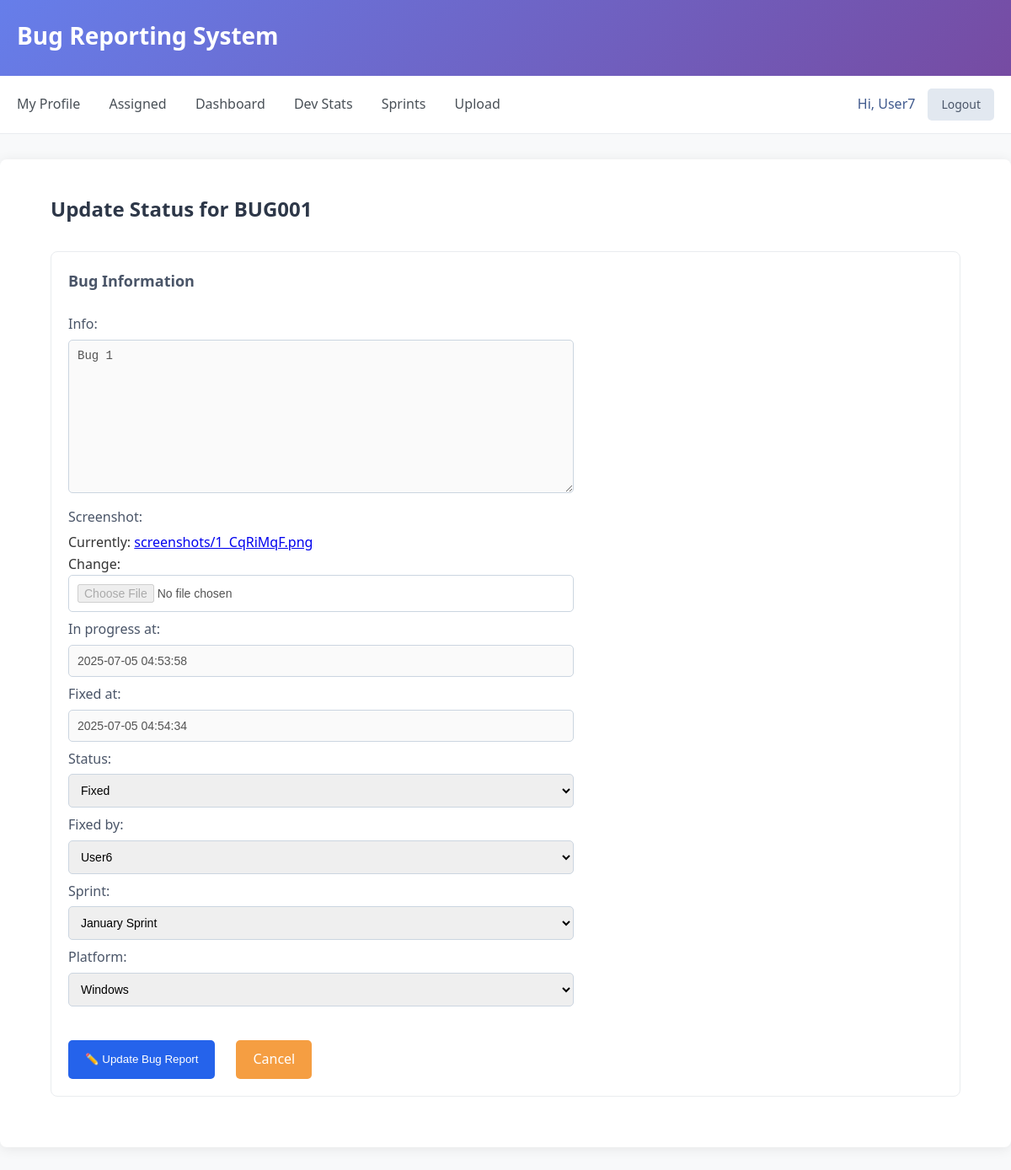
The app's page /bugs/bug/4/status/ (signed in) with its own data.
### bugs/models.py (models this page shows, shortened)
class Bug(models.Model):
    STATUS_CHOICES = [
        ('Open', 'Open'),
        ('In Progress', 'In Progress'),
        ('Fixed', 'Fixed'),
        ('Closed', 'Closed'),
    ]
    platform_choices = [
        ('windows', 'Windows'),
        ('web', 'Web'),
        ('ios', 'iOS')
    ]
    class Meta:
        permissions = [
            ('Can change status', 'Can change status'),
        ]
    bugcode = models.CharField(max_length=10, unique=True, blank=True)
    user = models.ForeignKey(User, on_delete=models.CASCADE)
    info = models.TextField()
    screenshot = models.ImageField(upload_to='screenshots/')
    created_by = models.CharField(max_length=100, editable = False)
    contact_number = models.CharField(
        max_length = 15,
        validators=[RegexValidator(r'^\+?1?\d{9,15}$', message="Enter a valid phone number.")]
    )
    created_at = models.DateTimeField(auto_now_add=True)
    updated_at = models.DateTimeField(auto_now=True)
    in_progress_at = models.DateTimeField(null=True, blank=True)
    fixed_at = models.DateTimeField(null=True, blank=True)
    status = models.CharField(max_length=20, choices=STATUS_CHOICES, default='Open')
    updated_by = models.ForeignKey(User, null=True, blank=True, on_delete=models.SET_NULL, related_name='bug_updater')
    fixed_by = models.ForeignKey(User, null=True, blank=True, on_delete=models.SET_NULL, related_name='bug_fixer')
    sprint = models.ForeignKey(Sprint, on_delete=models.CASCADE)
    platform = models.CharField(max_length=20, choices=platform_choices)

### bugs/views.py (the view, shortened to what this page needs)
# urls.py: path('bug/<int:pk>/status/', BugStatusUpdateView.as_view(), name='bug-status'),
class BugStatusUpdateView(LoginRequiredMixin, UpdateView):
    model = Bug
    form_class = BugForm
    template_name = 'bugs/bug_form.html'
    success_url = reverse_lazy('bug-list')
    def get_form_kwargs(self):
        kwargs = super().get_form_kwargs()
        kwargs['user_role'] = self.request.user.profile.role
        return kwargs
    def get_context_data(self, **kwargs):
        context = super().get_context_data(**kwargs)
        context['title'] = f"Update Status for {self.object.bugcode}"
        return context

### bugs/forms.py (shortened to what this page needs)
class BugForm(forms.ModelForm):
    class Meta:
        model = Bug
        exclude = ['bugcode', 'user', 'created_by', 'created_at', 'updated_at', 'updated_by', 'contact_number']
    def __init__(self, *args, user_role=None, **kwargs):
        super().__init__(*args, **kwargs)
        tester_fields = ['info', 'screenshot', 'status']
        developer_fields = ['fixed_by', 'sprint', 'platform', 'status']
        if user_role == 'developer':
            for field in self.fields:
                if field not in developer_fields:
                    self.fields[field].disabled = True
            self.fields['status'].choices = [
                ('Open', 'Open'),
                ('In Progress', 'In Progress'),
                ('Fixed', 'Fixed'),
            ]

### sprint/models.py (called while the page is built)
    def __str__(self):
        return self.name

### bugs/templates/bugs/bug_form.html (shortened to what this page needs)
{% extends 'base.html' %}
{% block content %}
<div style="margin-bottom: 30px;">
    <h2 style="color: #2d3748; margin-bottom: 10px;">{{ title|default:"Report a New Bug" }}</h2>
</div>
<div class="bug-card">
    <form method="post" enctype="multipart/form-data">
        <div style="margin-bottom: 25px;">
            <h3 style="color: #4a5568; margin-bottom: 20px; font-size: 18px;">Bug Information</h3>
        </div>
        {{ form.as_p }}
        <div style="display: flex; gap: 15px; margin-top: 30px; flex-wrap: wrap;">
            <button type="submit" class="btn">
                {% if form.instance.pk %}
                    ✏️ Update Bug Report
                {% else %}
                    📝 Submit Bug Report
                {% endif %}
            </button>
            <a href="{% url 'bug-list' %}" class="btn btn-secondary">Cancel</a>
        </div>
    </form>
</div>
{% endblock %}

### templates/base.html (shortened to what this page needs)
<!DOCTYPE html>
<html lang="en">
<head>
</head>
<body>
    <header class="header">
        <div class="container">
            <h1>Bug Reporting System</h1>
        </div>
    </header>
    <nav class="nav">
        <div class="container">
            <div style="display: flex; justify-content: space-between; align-items: center; flex-wrap: wrap;">
                <div>
                    {% if user.is_authenticated %}
                        {%if perms.users.view_profile%}
                            <a href="{% url 'profile-view' %}">My Profile</a>
                        {% endif %}
                        {% if user.profile.role != 'tester' %}
                            <a href="{% url 'my-assigned-bugs' %}">Assigned</a>
                        {% endif %}
                        <a href="{% url 'bug-list' %}">Dashboard</a>
                        {% if user.profile.role != 'tester' %}
                            <a href="{% url 'developer-stats' %}">Dev Stats</a>
                            <a href="{% url 'sprint_list' %}">Sprints</a>
                        {% endif %}
                        <a href="{% url 'bug-upload' %}">Upload</a>
                    {% endif %}
                </div>
                <div style="display: flex; align-items: center; gap: 15px;">
                    {% if user.is_authenticated %}
                        <span style="color:rgb(63, 89, 141); font-weight: 500;">Hi, {{ user.username }}</span>
                        <a href="{% url 'logout' %}" class="btn-logout" style="margin: 0; padding: 8px 16px; font-size: 14px;">Logout</a>
                    {% endif %}
                </div>
            </div>
        </div>
    </nav>
    <main class="main-content">
        <div class="container">
            {% block content %}{% endblock %}
        </div>
    </main>
</body>
</html>

### templates/base.html (style rules this page uses)
* { margin: 0; padding: 0; box-sizing: border-box; }
body { font-family: 'Segoe UI', Tahoma, Geneva, Verdana, sans-serif; line-height: 1.6; color: #333; background-color: #f8f9fa; }
.container { max-width: 1200px; margin: 0 auto; padding: 0 20px; }
.header { background: linear-gradient(135deg, #667eea 0%, #764ba2 100%); color: white; padding: 20px 0; box-shadow: 0 2px 10px rgba(0,0,0,0.1); }
.header h1 { font-size: 28px; font-weight: 600; margin-bottom: 5px; }
.nav { background-color: white; padding: 15px 0; border-bottom: 1px solid #e9ecef; }
.nav a { color: #495057; text-decoration: none; margin-right: 30px; font-weight: 500; transition: color 0.3s ease; }
.main-content { background-color: white; margin: 30px 0; padding: 40px; border-radius: 8px; box-shadow: 0 2px 15px rgba(0,0,0,0.08); }
.bug-card { border: 1px solid #e9ecef; padding: 20px; margin: 20px 0; border-radius: 8px; background-color: #fff; transition: box-shadow 0.3s ease; }
.bug-card p { margin-bottom: 8px; }
.btn { display: inline-block; padding: 10px 20px; background-color: #2563eb; color: white; text-decoration: none; border-radius: 5px; font-weight: 500; transition: all 0.3s ease; border: none; cursor: pointer; margin-right: 10px; margin-top: 10px; }
.btn-secondary { background-color: #f59e42; color: #fff; }
.btn-logout { display: inline-block; padding: 10px 20px; background-color: #e2e8f0; color: #4a5568 !important; text-decoration: none; border-radius: 5px; font-weight: 500; transition: all 0.3s ease; border: none; cursor: pointer; margin-right: 10px; margin-top: 10px; }
form { max-width: 600px; }
form p { margin-bottom: 20px; }
label { display: block; margin-bottom: 5px; font-weight: 500; color: #4a5568; }
input, textarea, select { width: 100%; padding: 10px; border: 1px solid #cbd5e0; border-radius: 5px; font-size: 14px; transition: border-color 0.3s ease; }

### records on screen
Bug: info "Bug 1", in_progress_at "2025-07-05 04:53:58", fixed_at "2025-07-05 04:54:34", status "Fixed", fixed_by "User6", sprint "January Sprint", platform "Windows"

### other values on screen
{{ user.username }} "User7"
{{ title|default:"Report a New Bug" }} "Update Status for BUG001"
